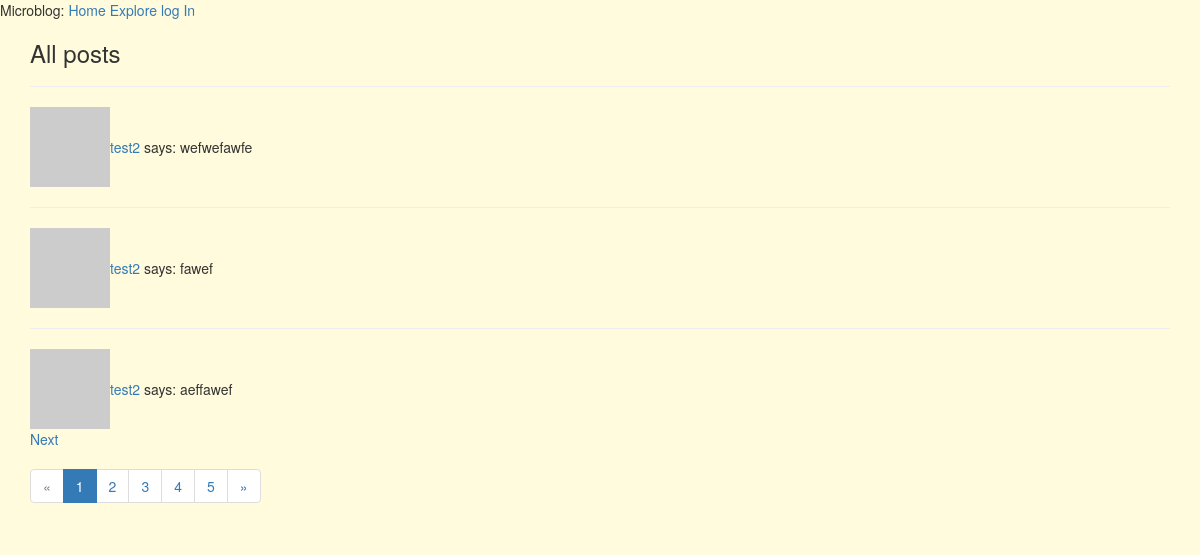
Before: /explore with the older database file.
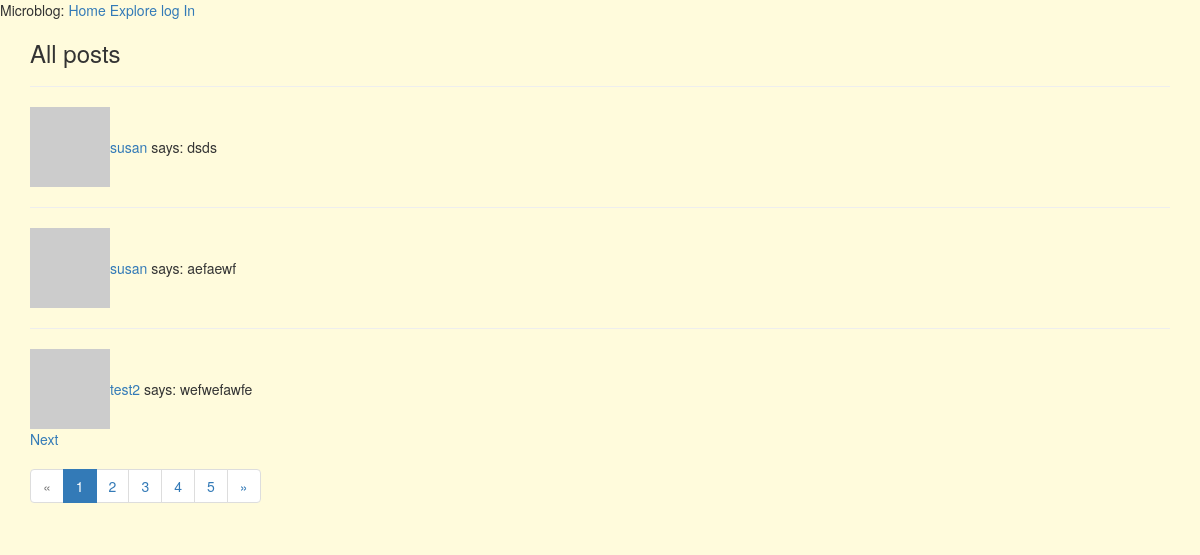
After: the same page with the newer database file.
### myapp/models.py (models this page shows, shortened)
class Post(db.Model):
    id = db.Column(db.Integer, primary_key=True)
    body = db.Column(db.String(140))
    timestamp = db.Column(db.DateTime, index=True, default=datetime.utcnow)
    user_id = db.Column(db.Integer, db.ForeignKey('user.id'))
    completed = db.Column(db.Integer, default= 0)

class User(UserMixin, db.Model):
    id = db.Column(db.Integer, primary_key=True)
    username = db.Column(db.String(64), index=True, unique=True)
    email = db.Column(db.String(120), index=True, unique=True)
    password_hash = db.Column(db.String(128))
    posts = db.relationship('Post', backref='author', lazy='dynamic') # post.author ==> user instance
    about_me = db.Column(db.String(140))
    last_seen = db.Column(db.DateTime, default=datetime.utcnow)
    followed = db.relationship('User', secondary=followers,
        primaryjoin=(followers.c.follower_id == id),
        secondaryjoin=(followers.c.followed_id == id),
        backref=db.backref('followers', lazy='dynamic'), lazy='dynamic')
    def avatar(self, size):
        digest = md5(self.email.lower().encode('utf-8')).hexdigest()
        return 'https://www.gravatar.com/avatar/{}?d=identicon&s={}'.format(
            digest, size)

### myapp/routes.py (the view)
@app.route('/explore')
def explore():
    page = request.args.get('page', 1, type=int)
    per_page = app.config['POST_PER_PAGE']
    posts = Post.query.order_by(Post.timestamp.desc()).paginate(
        page, app.config['POST_PER_PAGE'], False)
    total_posts = Post.query.count()
    pagination = Pagination(page=page, per_page=per_page, total=total_posts, record_name='posts', css_framework='foundation')
    next_url = url_for('explore', page=posts.next_num) if posts.has_next else None
    prev_url = url_for('explore', page=posts.prev_num) if posts.has_prev else None
    return render_template('index.html', title="All posts", posts=posts.items,
                           pagination=pagination, next_url=next_url, prev_url=prev_url)

### myapp/routes.py (called while the page is built)
@app.before_request
def before_request():
    if current_user.is_authenticated:
        current_user.last_seen = datetime.utcnow()
        db.session.commit()

### myapp/templates/index.html (shortened to what this page needs)
{% extends 'base.html' %}
{% block app_content %}
    <h3>All posts</h3>
    {% for post in posts %}
        {% include "_post.html" %}
    {% endfor %}
    {% if next_url %}
    <a href="{{ next_url }}">Next</a>
    {% endif %}
    {{ pagination.links }}
{% endblock %}

### myapp/templates/_post.html (shortened to what this page needs)
    <table>
        <hr valign="top">
            <td><img src="{{ post.author.avatar(36) }}"></td>
            <td>
                <a href="{{ url_for('user', username=post.author.username) }}">
                    {{ post.author.username }}
                </a>
                says: {{ post.body }}
            </td>
    </table>

Changed rows visible on the page:
no longer on this page (row unchanged): Post: author.username "test2", body "fawef"
no longer on this page (row unchanged): Post: author.username "test2", body "aeffawef"
added Post: author.username "susan", body "dsds"
added Post: author.username "susan", body "aefaewf"
